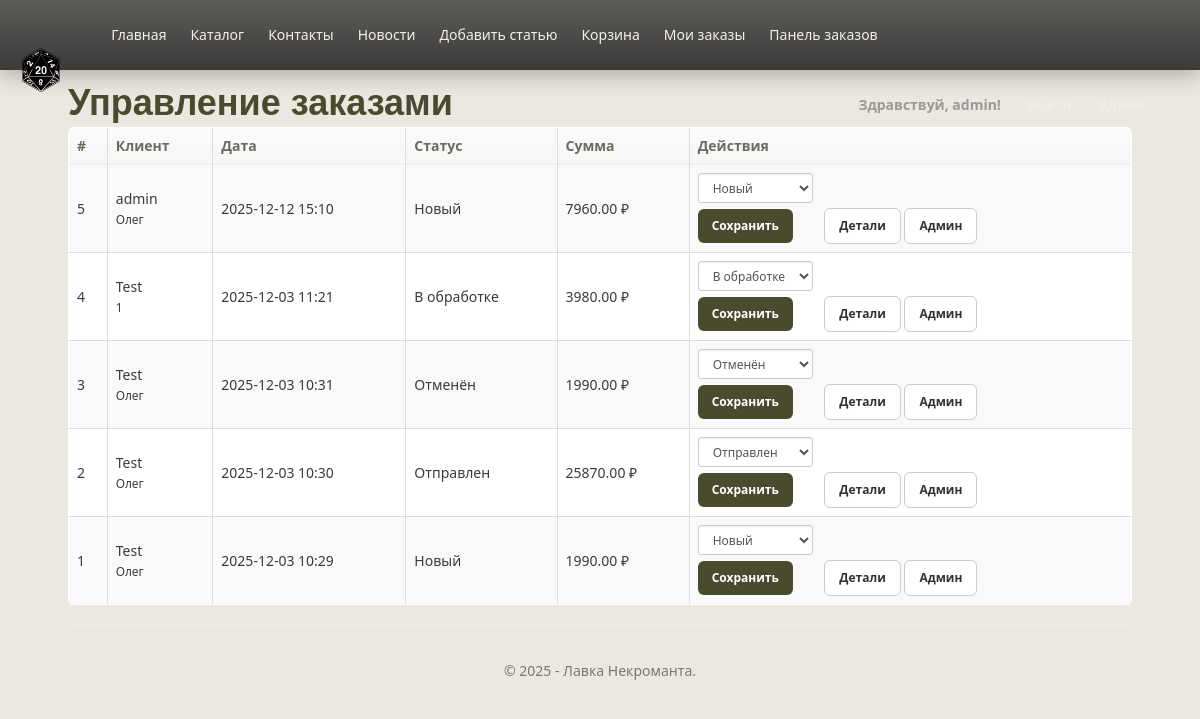
Screenshot of /orders/ (signed in) with the database file from the repository.
### app/models.py (models this page shows, shortened)
class Order(models.Model):
    STATUS_NEW = 'NEW'
    STATUS_PROCESSING = 'PROCESSING'
    STATUS_SHIPPED = 'SHIPPED'
    STATUS_CANCELLED = 'CANCELLED'
    STATUS_CHOICES = [
        (STATUS_NEW, 'Новый'),
        (STATUS_PROCESSING, 'В обработке'),
        (STATUS_SHIPPED, 'Отправлен'),
        (STATUS_CANCELLED, 'Отменён'),
    ]
    customer = models.ForeignKey(settings.AUTH_USER_MODEL, related_name='orders',
                                 on_delete=models.SET_NULL, null=True, blank=True, verbose_name="Клиент")
    created_at = models.DateTimeField(verbose_name="Создан", default=timezone.now)
    status = models.CharField(verbose_name="Статус", max_length=20, choices=STATUS_CHOICES, default=STATUS_NEW)
    total_price = models.DecimalField(verbose_name="Итоговая сумма", max_digits=10, decimal_places=2, default=0)
    full_name = models.CharField(verbose_name="ФИО получателя", max_length=200, blank=True)
    phone = models.CharField(verbose_name="Телефон", max_length=50, blank=True)
    address = models.TextField(verbose_name="Адрес доставки", blank=True)
    comment = models.TextField(verbose_name="Комментарий к заказу", blank=True)
    class Meta:
        verbose_name = "Заказ"
        verbose_name_plural = "Заказы"
        ordering = ['-created_at']

### app/views.py (the view, shortened to what this page needs)
# urls.py: path('orders/', views.orders_manager, name='orders_manager'),
@manager_required
def orders_manager(request):
    assert isinstance(request, HttpRequest)
    orders = Order.objects.all().order_by('-created_at')
    return render(request, 'app/orders_manager.html', {
        'title': 'Заказы (менеджер)',
        'orders': orders,
        'year': datetime.now().year,
    })

### app/templatetags/group_tags.py (called while the page is built)
@register.filter(name='has_group')
def has_group(user, group_name):
    if not user or not hasattr(user, 'groups'):
        return False
    return user.groups.filter(name=group_name).exists()

### app/utils.py (called while the page is built)
def _in_group(user, group_name):
    return user.is_authenticated and user.groups.filter(name=group_name).exists()

def is_manager(user):
    return _in_group(user, 'Manager')

def manager_required(view_func):
    @wraps(view_func)
    def _wrapped_view(request, *args, **kwargs):
        login_url = reverse('login')
        if not request.user.is_authenticated:
            return redirect_to_login(request.get_full_path(), login_url=login_url, redirect_field_name=REDIRECT_FIELD_NAME)
        if not is_manager(request.user):
            return redirect('home')
        return view_func(request, *args, **kwargs)
    return _wrapped_view

### app/templates/app/orders_manager.html (shortened to what this page needs)
{% extends "app/layout.html" %}
{% block content %}
<h1>Управление заказами</h1>
  {% if orders %}
<div class="table-responsive">
    <table class="table table-bordered table-striped">
        <thead>
            <tr>
                <th>#</th>
                <th>Клиент</th>
                <th>Дата</th>
                <th>Статус</th>
                <th>Сумма</th>
                <th>Действия</th>
            </tr>
        </thead>
        <tbody>
            {% for o in orders %}
            <tr>
                <td>{{ o.id }}</td>
                <td>
                    {% if o.customer %}
                    {{ o.customer.username }}<br />
                    <small>{{ o.full_name }}</small>
                    {% else %}
                    <em>Гость</em>
                    {% endif %}
                </td>
                <td>{{ o.created_at|date:"Y-m-d H:i" }}</td>
                <td>{{ o.get_status_display }}</td>
                <td>{{ o.total_price }} ₽</td>
                <td style="min-width:260px;">
                    <form method="post" style="display:inline-block; margin-right:8px;">
                        <div class="form-group" style="margin-bottom:6px;">
                            <select name="status" class="form-control input-sm">
                                <option value="NEW" {% if o.status == 'NEW' %}selected{% endif %}>Новый</option>
                                <option value="PROCESSING" {% if o.status == 'PROCESSING' %}selected{% endif %}>В обработке</option>
                                <option value="SHIPPED" {% if o.status == 'SHIPPED' %}selected{% endif %}>Отправлен</option>
                                <option value="CANCELLED" {% if o.status == 'CANCELLED' %}selected{% endif %}>Отменён</option>
                            </select>
                        </div>
                        <button type="submit" class="btn btn-primary btn-sm">Сохранить</button>
                    </form>
                    <a href="{% url 'order_detail' order_id=o.id %}" class="btn btn-default btn-sm">Детали</a>
                    <a href="{% url 'admin:app_order_change' o.id %}" class="btn btn-default btn-sm" target="_blank">Админ</a>
                </td>
            </tr>
            {% endfor %}
        </tbody>
    </table>
</div>
  {% else %}
<p>Пока нет заказов.</p>
  {% endif %}
{% endblock %}

### app/templates/app/loginpartial.html (shortened to what this page needs)
{% load static %}
<div id="nav-right-block" class="nav navbar-nav navbar-right">
    {% if user.is_authenticated %}
    <div class="nav-user">
        <span class="navbar-text">Здравствуй, {{ user.username }}!</span>
        <form id="logoutForm" action="{% url 'logout' %}" method="post" class="logout-form">
            <button type="submit" class="nav-action nav-link-button">Выйти</button>
        </form>
        {% if user.is_superuser %}
        <a class="nav-action" href="{% url 'admin:index' %}">Админ</a>
        {% endif %}
    </div>
    {% else %}
    <div class="auth-nav">
        <a class="nav-action" href="{% url 'login' %}">Войти</a>
        <a class="nav-action" href="{% url 'registration' %}">Регистрация</a>
    </div>
    {% endif %}
</div>

### app/static/app/content/site.css (style rules this page uses)
:root { --bg: #ece7e1; --text: #3b3b3b; --heading: #4a4a2e; --accent-start: #d4af37; --accent-end: #85754e; --olive: #4a4a2e; --olive-2: #5c5c3a; --muted: #6b6b61; --panel-bg: #fefdfb; --border: #ddd; --success: #2e8b57; --danger: #b94a48; --radius: 8px; --shadow: 0 6px 18px rgba(0,0,0,0.06); --glass: rgba(255,255,255,0.7); }
* { box-sizing: border-box; }
html, body { height: 100%; }
body { background-color: var(--bg); color: var(--text); font-family: 'Segoe UI', Tahoma, Geneva, Verdana, sans-serif; padding-top: 80px; padding-bottom: 40px; line-height: 1.5; -webkit-font-smoothing: antialiased; -moz-osx-font-smoothing: grayscale; }
h1, h2, h3, h4, h5 { color: var(--heading); font-weight: 700; margin-top: 0; margin-bottom: 0.6rem; line-height: 1.15; }
.navbar .navbar-right { margin-top: 6px; }
.btn { border-radius: 6px; font-weight: 600; padding: 8px 14px; transition: transform .12s ease, box-shadow .12s ease, background-color .12s ease; }
.btn-primary, .save { background-color: var(--olive); color: white; border: 0; }
input, select, textarea { font-family: inherit; font-size: 0.98rem; padding: 10px 12px; border-radius: 6px; border: 1px solid #ccc; background: white; color: var(--text); }
.table { background: #fff; border-radius: 6px; overflow: hidden; border: 1px solid rgba(0,0,0,0.04); }
.table > thead > tr > th { background: linear-gradient(180deg, rgba(250,250,250,0.9), rgba(245,245,245,0.9)); border-bottom: 1px solid rgba(0,0,0,0.04); color: var(--muted); font-weight: 700; }
.table > tbody > tr > td { vertical-align: middle; }
#nav-right-block { margin-left: auto; }
.navbar-text { color: #fff; }
.navbar .nav.navbar-nav { display: flex; align-items: center; margin: 0; }
#nav-right-block { display: flex; align-items: center; margin-left: auto; }
.navbar-text { color: #fff; font-weight: 600; line-height: 70px; display: inline-block; padding: 0 6px; margin: 0; }
.nav-action { color: #f1efe9; display: inline-flex; align-items: center; height: 70px; line-height: 70px; padding: 0 8px; margin: 0; }
a { color: var(--olive); }
#nav-right-block { display: flex; align-items: center; margin-left: auto; gap: 10px; }
.nav-user { display: flex; align-items: center; gap: 12px; }
.logout-form { display: inline-flex; align-items: center; margin: 0; padding: 0; background: transparent; border: none; }
.nav-link-button { background: none; border: none; color: #f1efe9; cursor: pointer; padding: 0 8px; font: inherit; height: 70px; line-height: 70px; margin: 0; }
.nav-action { color: #f1efe9; display: inline-flex; align-items: center; padding: 0 8px; height: 70px; line-height: 70px; margin: 0; }

### rows the page displays
Order: id "5", customer.username "admin", full_name "Олег", created_at "2025-12-12 15:10", status "Новый", total_price "7960.00"
Order: id "4", customer.username "Test", full_name "1", created_at "2025-12-03 11:21", status "В обработке", total_price "3980.00"
Order: id "3", customer.username "Test", full_name "Олег", created_at "2025-12-03 10:31", status "Отменён", total_price "1990.00"
Order: id "2", customer.username "Test", full_name "Олег", created_at "2025-12-03 10:30", status "Отправлен", total_price "25870.00"
Order: id "1", customer.username "Test", full_name "Олег", created_at "2025-12-03 10:29", status "Новый", total_price "1990.00"

### other values shown
{{ user.username }} "admin"
